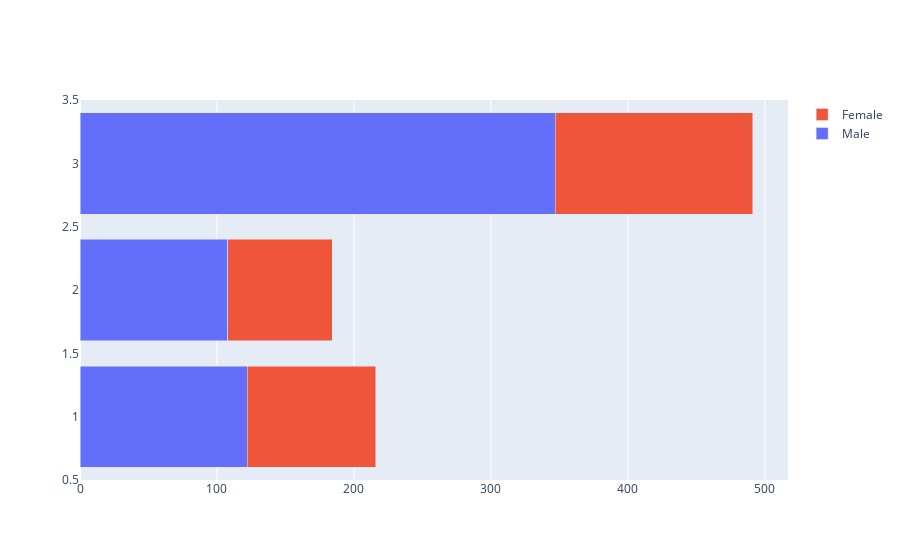

Notebook cell for this chart:
### Code cell
# Graphic Objects Plotly (Stacked Bar Chart)
fig = go.Figure()
# Create first pie plot about survival data in coords
fig.add_trace(go.Bar(y = df_class_male["Pclass"], 
                     x = df_class_male["PassengerId"],
                     orientation='h',
                     name="Male",
                     hoverinfo="all"),)

# Create second pie plot about gender data in coords
fig.add_trace(go.Bar(y = df_class_female["Pclass"], 
                     x = df_class_female["PassengerId"],
                     orientation='h',
                     name="Female",
                     hoverinfo="all"),)
# Add barmode = stack
fig.update_layout(barmode='stack')
fig.show()

### Figure 1 — Plotly figure (JSON) as saved in the notebook; plotly's stock layout.template omitted (floating-point values rounded to 4 significant figures)
{"data": [{"hoverinfo": "all", "name": "Male", "orientation": "h", "type": "bar", "x": [122, 108, 347], "y": [1, 2, 3]}, {"hoverinfo": "all", "name": "Female", "orientation": "h", "type": "bar", "x": [94, 76, 144], "y": [1, 2, 3]}], "layout": {"barmode": "stack"}}
